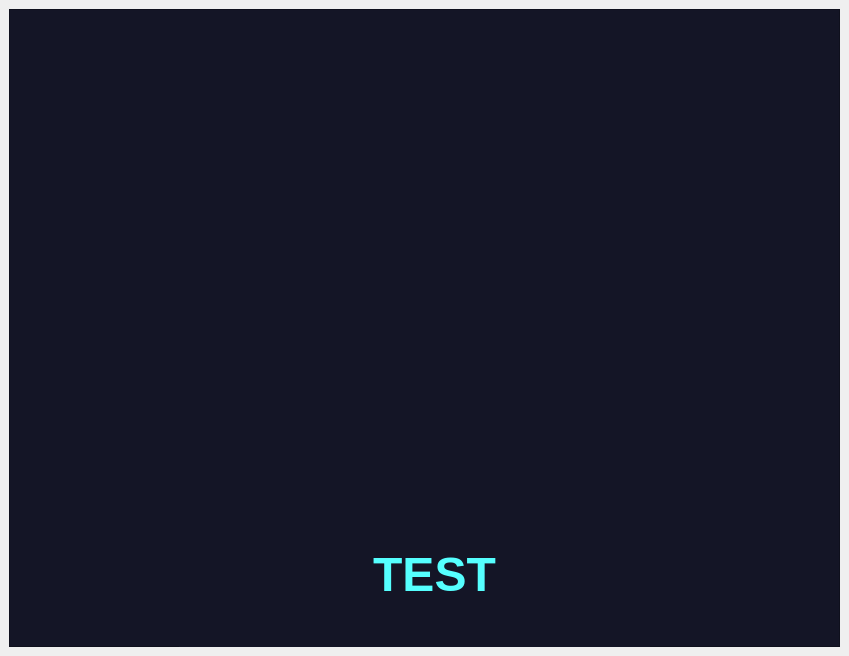
<?xml version="1.0" encoding="UTF-8"?>
<ui version="4.0">
 <class>MainWindow</class>
 <widget class="QMainWindow" name="MainWindow">
  <property name="geometry">
   <rect>
    <x>0</x>
    <y>0</y>
    <width>849</width>
    <height>656</height>
   </rect>
  </property>
  <property name="windowTitle">
   <string>MainWindow</string>
  </property>
  <widget class="QWidget" name="centralwidget">
   <layout class="QVBoxLayout" name="verticalLayout">
    <item>
     <widget class="QFrame" name="frame">
      <property name="styleSheet">
       <string notr="true">QFrame{
	background-color: rgb(20, 21, 38);
}</string>
      </property>
      <property name="frameShape">
       <enum>QFrame::StyledPanel</enum>
      </property>
      <property name="frameShadow">
       <enum>QFrame::Raised</enum>
      </property>
      <widget class="QLabel" name="label">
       <property name="geometry">
        <rect>
         <x>120</x>
         <y>20</y>
         <width>621</width>
         <height>411</height>
        </rect>
       </property>
       <property name="autoFillBackground">
        <bool>false</bool>
       </property>
       <property name="pixmap">
        <pixmap resource="../imgs.qrc">:/newPrefix/images/UPSTREAM LOGO CIRCLE transparent.png</pixmap>
       </property>
       <property name="scaledContents">
        <bool>true</bool>
       </property>
       <property name="alignment">
        <set>Qt::AlignCenter</set>
       </property>
       <property name="wordWrap">
        <bool>false</bool>
       </property>
      </widget>
      <widget class="QLabel" name="label_2">
       <property name="geometry">
        <rect>
         <x>170</x>
         <y>270</y>
         <width>471</width>
         <height>421</height>
        </rect>
       </property>
       <property name="text">
        <string/>
       </property>
       <property name="pixmap">
        <pixmap resource="../imgs.qrc">:/newPrefix/images/UPSTREAM LOGO white.png</pixmap>
       </property>
       <property name="scaledContents">
        <bool>true</bool>
       </property>
      </widget>
      <widget class="QLabel" name="label_3">
       <property name="geometry">
        <rect>
         <x>160</x>
         <y>530</y>
         <width>531</width>
         <height>71</height>
        </rect>
       </property>
       <property name="text">
        <string>&lt;html&gt;&lt;head/&gt;&lt;body&gt;&lt;p&gt;&lt;span style=&quot; font-size:36pt; font-weight:600; color:#55ffff;&quot;&gt;TEST&lt;/span&gt;&lt;/p&gt;&lt;/body&gt;&lt;/html&gt;</string>
       </property>
       <property name="scaledContents">
        <bool>true</bool>
       </property>
       <property name="alignment">
        <set>Qt::AlignCenter</set>
       </property>
      </widget>
      <zorder>label_2</zorder>
      <zorder>label</zorder>
      <zorder>label_3</zorder>
     </widget>
    </item>
   </layout>
  </widget>
 </widget>
 <resources>
  <include location="../imgs.qrc"/>
 </resources>
 <connections/>
</ui>
